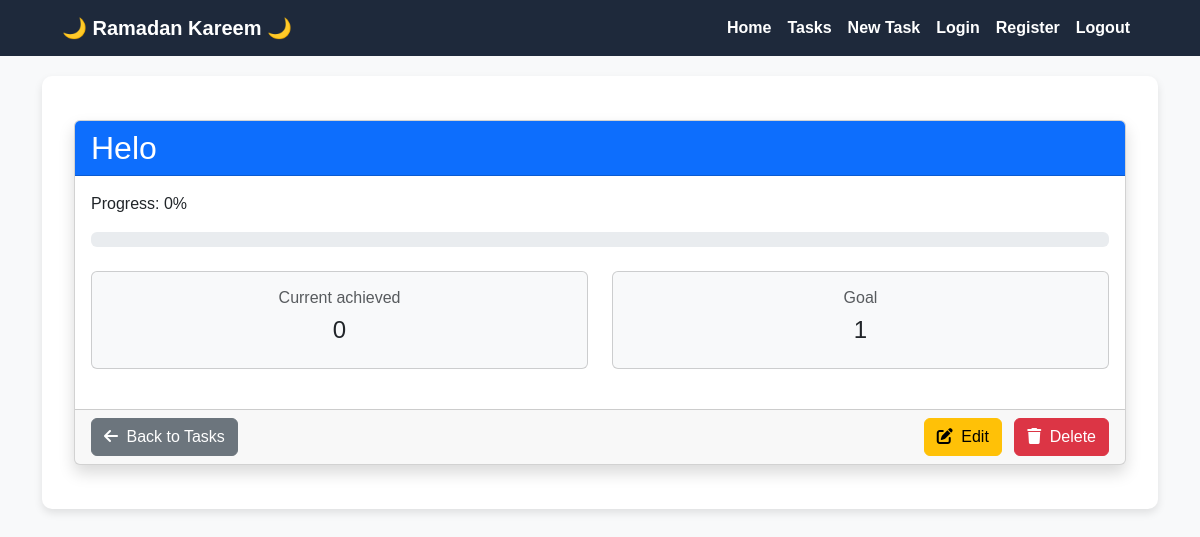
/task/16/ (signed in), run on the app's committed database.
### tasks/models.py (models this page shows, shortened)
class Task(models.Model):
    user = models.ForeignKey(
        'auth.User',
        on_delete=models.CASCADE,
    )
    title = models.CharField(
        max_length=100,
    )
    goal = models.IntegerField(
        default=1,
        validators=[MinValueValidator(1)]
    )
    created_at = models.DateTimeField(
        auto_now_add=True,
    )
    description = models.TextField(
        blank=True,
        null=True,
    )
    current_achieved = models.IntegerField(
        default=0,
        validators=[MinValueValidator(0)]
    )
    progress = models.IntegerField(
        default = 0,
    )
    class Meta:
        ordering = ['-created_at']

### tasks/views.py (the view)
# urls.py: path('task/<int:task_id>/', task_details, name='task_details'),
@login_required
def task_details(req, task_id):
    task = get_object_or_404(Task, id=task_id, user=req.user)
    context = {
        'task': task,
    }
    return render(req, 'task_details.html', context)

### templates/task_details.html (shortened to what this page needs)
{% extends 'base.html' %}
{% load static %}
{% block content %}
<div class="container py-4">
    <div class="card shadow">
        <div class="card-header bg-primary text-white">
            <h2 class="mb-0">{{ task.title }}</h2>
        </div>
        <div class="card-body">
            <div class="row mb-4">
                <div class="col-md-12">
                    <p class="task-progress-text">Progress: {{task.progress}}%</p>
                    <div class="progress" style="height: 15px;">
                    </div>
                </div>
            </div>
            <div class="row mb-4">
                <div class="col-md-6">
                    <div class="card bg-light">
                        <div class="card-body text-center">
                            <h6 class="text-muted">Current achieved</h6>
                            <h4>{{ task.current_achieved }}</h4>
                        </div>
                    </div>
                </div>
                <div class="col-md-6">
                    <div class="card bg-light">
                        <div class="card-body text-center">
                            <h6 class="text-muted">Goal</h6>
                            <h4>{{ task.goal }}</h4>
                        </div>
                    </div>
                </div>
            </div>
        </div>
        <div class="card-footer">
            <div class="d-flex justify-content-between">
                <a href="{% url 'tasks' %}" class="btn btn-secondary">
                    <i class="fas fa-arrow-left me-1"></i> Back to Tasks
                </a>
                <div>
                    <a href="{% url 'update_task' task.id %}" class="btn btn-warning me-2">
                        <i class="fas fa-edit me-1"></i> Edit
                    </a>
                    <a href="{% url 'delete_task' task.id %}" class="btn btn-danger">
                        <i class="fas fa-trash me-1"></i> Delete
                    </a>
                </div>
            </div>
        </div>
    </div>
</div>
<link rel="stylesheet" href="https://cdnjs.cloudflare.com/ajax/libs/font-awesome/6.4.0/css/all.min.css">
{% endblock %}

### static/css/home.css (style rules this page uses)
body { background-color: #f8f9fa; font-family: 'Tajawal', sans-serif; }

### data on the page
Task: title "Helo", progress "0", current_achieved "0", goal "1"
